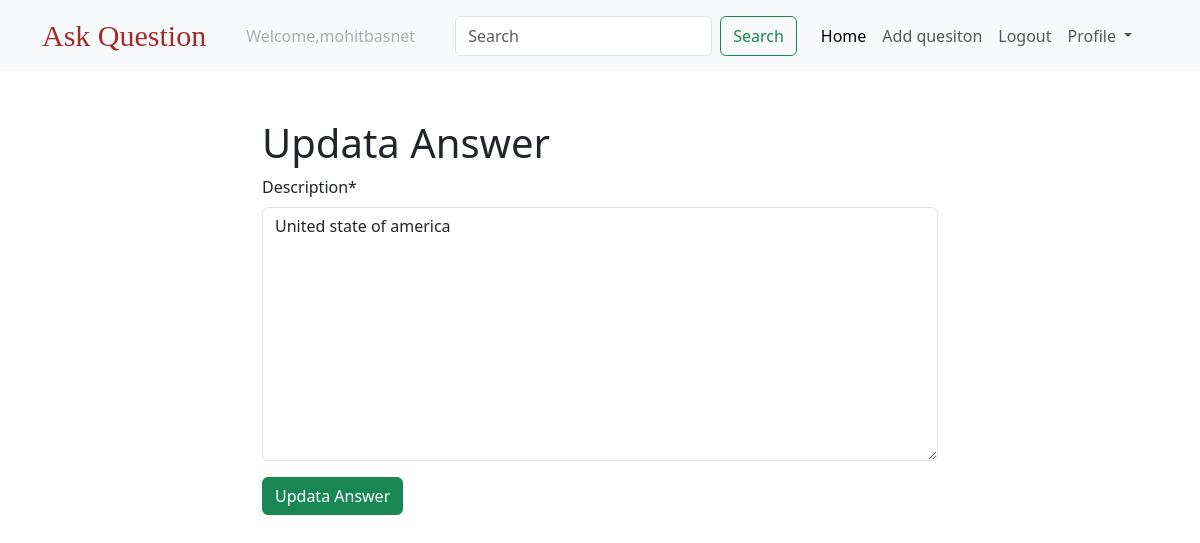
Screenshot of /answer/update/7/ (signed in) with the database file from the repository.
### users/models.py (models this page shows)
class CustomUser(AbstractUser):
    pass

### questions/models.py (models this page shows, shortened)
class Answer(models.Model):
    created_at = models.DateTimeField(auto_now_add=True)
    description  = models.TextField()
    question = models.ForeignKey(Question, on_delete=models.CASCADE,
                                     related_name='answers')
    author = models.ForeignKey(settings.AUTH_USER_MODEL,
                                   on_delete=models.CASCADE)

### questions/views.py (the view)
# urls.py: path("answer/update/<int:id>/",update_answer, name = "update-answer"),
@login_required
def update_answer(request,id):
    answer = Answer.objects.get(id = id)
    form = AnswerUpdateForm(request.POST or None, instance = answer)
    if form.is_valid():
        form.save()
        return redirect('question-details',slug = answer.question.slug)
    return render(request, 'update_answer.html',{'form':form})

### questions/forms.py
class AnswerUpdateForm(forms.ModelForm):
    class Meta:
        model = Answer
        fields = ('description',)

### templates/update_answer.html (shortened to what this page needs)
{% extends "base.html"%}
{% load crispy_forms_tags %}
{% block body %}
<div class = "container mt-5 update-style">
    <h1>Updata Answer</h1>
    <form action="" method = "post" novalidate>
        {{form | crispy}}
        <input type="submit" value = "Updata Answer" class = "btn btn-success">
    </form>
</div>
{% endblock %}

### templates/navbar.html (shortened to what this page needs)
<nav class="navbar navbar-expand-lg bg-body-tertiary">
    <div class="container">
      <a class="navbar-brand text-style" href="{%url 'question-list'%}">Ask Question</a>
      <div class="collapse navbar-collapse" id="navbarSupportedContent">
        <ul class="navbar-nav me-auto mb-2 mb-lg-0">
          {% if request.user.is_authenticated %}
            <li class="nav-item mx-3">
                <a class="nav-link disabled" aria-disabled="true">Welcome,{{request.user.username}}</a>
              </li>
              <form class="d-flex mx-3" role="search">
                <input class="form-control me-2" type="search" placeholder="Search" name = "q"aria-label="Search">
                <button class="btn btn-outline-success" type="submit">Search</button>
              </form>
          <li class="nav-item">
            <a class="nav-link active" aria-current="page" href="{% url 'question-list'%}">Home</a>
          </li>
          <li class="nav-item">
            <a class="nav-link" href="{% url 'add-question'%}">Add quesiton</a>
          </li>
          <li class="nav-item">
            <a class="nav-link" href="{% url 'logout'%}">Logout</a>
          </li>
          <li class="nav-item dropdown">
            <a class="nav-link dropdown-toggle" href="#" role="button" data-bs-toggle="dropdown" aria-expanded="false">
             Profile
            </a>
          {% endif%}
        </ul>
      </div>
    </div>
  </nav>

### templates/navbar.html (style rules this page uses)
.text-style { font-size: 30px !important; font-family: fantasy !important; color:brown !important; }

### templates/update_answer.html (style rules this page uses)
.update-style { width:700px; height:auto; }

### rows the page displays
CustomUser: user.username "mohitbasnet"
Answer: description "United state of america"
